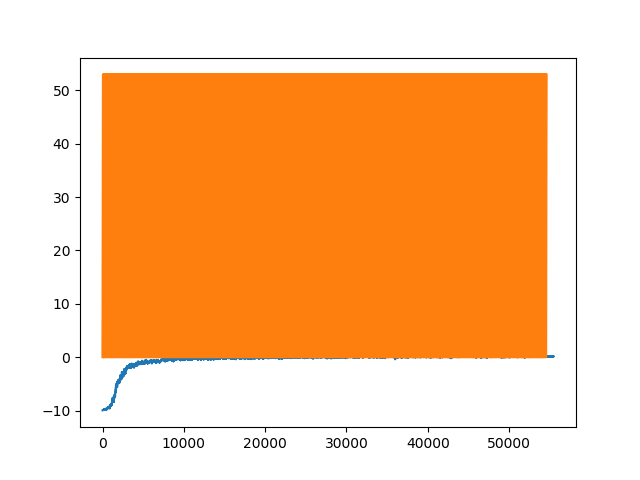

Source code (Python):
import pygame
from Box2D.b2 import (world, polygonShape, staticBody, dynamicBody)
from Box2D.b2 import (edgeShape, circleShape, fixtureDef, polygonShape, revoluteJointDef, contactListener)
import numpy as np
import random
#import os
#os.environ['SDL_VIDEODRIVER'] = 'dummy'

SCREEN_WIDTH = 320
SCREEN_HEIGHT = 320
screen = pygame.display.set_mode((SCREEN_WIDTH, SCREEN_HEIGHT), pygame.DOUBLEBUF)
pygame.display.set_caption('test')
clock = pygame.time.Clock()
PPM = 1
SCALE = PPM
TARGET_FPS = 1000
TIME_STEP = 1.0 / TARGET_FPS

def get_game_screen(screen):

    screen = np.rot90(pygame.surfarray.array3d(screen))[::-1]
    return screen


class Environment:

    def __init__(self):
        self.body_list = []
        self.world = world(gravity=(0, -100), sleep=False)
        self.colour_list = []

        self.possible_actions = [self.move_up, self.move_down, self.move_left, self.move_right, self.rot_left]
        num_actions = len(self.possible_actions)
        self.action_space = np.linspace(0, num_actions - 1, num_actions)
        print(self.action_space)
        base_state = self.reset()
        self.observation_space = np.asarray(base_state)

    def sample(self):
        return random.randint(0, len(self.action_space)-1)

    def add_box(self, position, density, friction, angle, size):
        self.body_list.append(self.world.CreateDynamicBody(position=position, angle=angle))
        box = self.body_list[-1].CreatePolygonFixture(box=size, density=density, friction=friction)
        self.colour_list.append((150, 150, 150, 150))

    def reset(self):
        self.obj_type = 5
        self.timer = 0
        self.trigger = 'stop'
        self.curr_grab = 1000
        self.curr_right = 0
        self.consecutive_wait = 0
        self.dist_from_obj = 0
        self.dist_from_pos = 0
        self.colour_list = []
        self.obj_type = 6
        self.lift_reward = [0.1]*10
        self.max_height = 200
        for i_body in range(len(self.body_list)):
            if i_body != 0:
                self.world.DestroyBody(self.body_list[i_body])
        self.body_list = []
        self.ground_body = self.world.CreateStaticBody(
            position=(160, 0),
            shapes=polygonShape(box=(160, 7.5)),
            angle=0
        )
        self.wall_body1 = self.world.CreateStaticBody(
            position=(320, 80),
            shapes=polygonShape(box=(7.5, 320)),
            angle=0
        )
        self.wall_body2 = self.world.CreateStaticBody(
            position=(0, 80),
            shapes=polygonShape(box=(7.5, 320)),
            angle=0
        )
        self.wall_body3 = self.world.CreateStaticBody(
            position=(100000, 0),
            shapes=polygonShape(box=(5, 70)),
            angle=0
        )
        self.roof = self.world.CreateStaticBody(
            position=(160, 320),
            shapes=polygonShape(box=(160, 7.5)),
            angle=0
        )
        pos1 = np.random.uniform(15, 130)
        pos2 = np.random.uniform(280, 310)
        self.arm = self.world.CreateDynamicBody(
            position=(pos1, 315),
            shapes=polygonShape(box=(6, 12)),
            angle=0
        )
        self.grab = self.world.CreateDynamicBody(
            position=(pos1, pos2),
            shapes=polygonShape(box=(6, 6)),
            angle=0,
            fixedRotation=True,
        )
        self.grab.CreatePolygonFixture(box=(6,6), density=0.1, friction=0)
        self.stick = self.world.CreateDynamicBody(
            position=(pos1, pos2),
            shapes=polygonShape(box=(40, 6)),
            angle=0,
        )
        self.stick.CreatePolygonFixture(box=(40,6), density=0.1, friction=0)
        offset = 2.5
        DENSITY_2 = 0.1
        FRICTION = 10
        if self.obj_type == 5:
            OBJ_2 = [(-40,30),(-10,30),(-10,20),(-40,20)]
            OBJ_3 = [(-40,-20),(-10,-20),(-10,-30),(-40,-30)]
        else:
            OBJ_2 = [(-40,30),(-10,30),(-10,10),(-40,10)]
            OBJ_3 = [(-40,-10),(-10,-10),(-10,-30),(-40,-30)]
        OBJ_1 = [(-10,30),(10,30),(10,-30),(-10,-30)]
        OBJ_4 = [(10,10),(40,10),(40,-10),(10,-10)]
        OBJ_5 = [(-40,-5),(-10,-5),(-10,5),(-40,5)]
        definedFixturesObj_1 = fixtureDef(shape=polygonShape(vertices=[ (x / SCALE,y / SCALE) for x,y in OBJ_1 ]),
            density=DENSITY_2,
            friction=FRICTION,
            restitution=0.0)

        definedFixturesObj_2 = fixtureDef(shape=polygonShape(vertices=[ (x / SCALE,y / SCALE) for x,y in OBJ_2 ]),
            density=DENSITY_2,
            friction=FRICTION,
            restitution=0.0)

        definedFixturesObj_3 = fixtureDef(shape=polygonShape(vertices=[ (x / SCALE,y / SCALE) for x,y in OBJ_3 ]),
            density=DENSITY_2,
            friction=FRICTION,
            restitution=0.0)

        definedFixturesObj_4 = fixtureDef(shape=polygonShape(vertices=[ (x / SCALE,y / SCALE) for x,y in OBJ_4 ]),
            density=DENSITY_2,
            friction=FRICTION,
            restitution=0.0)
        definedFixturesObj_5 = fixtureDef(shape=polygonShape(vertices=[ (x / SCALE,y / SCALE) for x,y in OBJ_5 ]),
            density=DENSITY_2,
            friction=FRICTION,
            restitution=0.0)
        if self.obj_type == 1:
            fixturesListObj = [definedFixturesObj_1, definedFixturesObj_2, definedFixturesObj_3, definedFixturesObj_4]
        elif self.obj_type == 2:
            fixturesListObj = [definedFixturesObj_1, definedFixturesObj_3, definedFixturesObj_4]
        elif self.obj_type == 3:
            fixturesListObj = [definedFixturesObj_1, definedFixturesObj_2, definedFixturesObj_4]
        elif self.obj_type == 4:
            fixturesListObj = [definedFixturesObj_1, definedFixturesObj_2, definedFixturesObj_3]
        elif self.obj_type == 5:
            fixturesListObj = [definedFixturesObj_1, definedFixturesObj_2, definedFixturesObj_3, definedFixturesObj_5]

        self.object = self.world.CreateDynamicBody(position = ( random.randint(40, 280),40 ),
            angle=0,
            angularDamping = 10,
            linearDamping = 1,
            fixtures = fixturesListObj)

        self.object.mass=1000

        self.prev_grab_pos = self.grab.position.copy()

        self.h_pj = self.world.CreatePrismaticJoint(
            bodyA=self.wall_body2,
            bodyB=self.arm,
            anchor=(self.wall_body2.worldCenter[0], self.wall_body2.worldCenter[1]),
            axis=(1, 0),
            lowerTranslation=-100000,
            upperTranslation=1000000,
            enableLimit=True,
            motorSpeed=0,
            maxMotorForce=5000000000000000000000,
            enableMotor=True,
        )
        self.v_pj = self.world.CreatePrismaticJoint(
            bodyA=self.arm,
            bodyB=self.grab,
            anchor=(self.grab.worldCenter[0], self.grab.worldCenter[1]),
            axis=(0, 1),
            lowerTranslation=-100000,
            upperTranslation=0,
            enableLimit=True,
            motorSpeed=0,
            maxMotorForce=5000000000000000000000,
            enableMotor=True,
        )
        self.a_rj = self.world.CreateRevoluteJoint(
                bodyA=self.grab,
                bodyB=self.stick,
                anchor=self.stick.worldCenter,
                maxMotorTorque = 100000000,
                motorSpeed = 0,
                enableMotor = True,
                collideConnected = False,
                )
        self.colour_list.append((255, 255, 255, 255))
        self.colour_list.append((255, 255, 255, 255))
        self.colour_list.append((255, 255, 255, 255))
        self.colour_list.append((255, 255, 255, 255))
        self.colour_list.append((255, 255, 255, 255))
        self.colour_list.append((150, 200, 150, 200))
        self.colour_list.append((200, 150, 200, 150))
        self.colour_list.append((200, 150, 200, 150))
        self.body_list = [self.ground_body, self.wall_body1, self.wall_body2, self.roof, self.arm,
                          self.grab, self.object, self.stick]





        self.reward_list = [1] * len(self.body_list)

        self.update_screen()
        self.state1 = get_game_screen(screen)
        return self.state1

    def move_left(self):
        self.trigger = 'left'
        return 0

    def move_right(self):
        self.trigger = 'right'
        return 0

    def move_up(self):
        self.trigger = 'up'
        return 0


    def move_down(self):
        self.trigger = 'down'
        return 0

    def rot_left(self):
        self.trigger = 'rot_left'
        return 0

    def rot_right(self):
        self.trigger = 'rot_left'
        return 0

    def activate_trigger(self):
        if self.trigger == 'left':
            self.v_pj.motorSpeed = 0
            self.h_pj.motorSpeed = -700
            self.a_rj.motorSpeed = 0
            return -0.01

        elif self.trigger == 'right':
            self.v_pj.motorSpeed = 0
            self.h_pj.motorSpeed = 700
            self.a_rj.motorSpeed = 0
            return -0.01

        elif self.trigger == 'up':
            self.v_pj.motorSpeed = 700
            self.h_pj.motorSpeed = 0
            self.a_rj.motorSpeed = 0
            return -0.01

        elif self.trigger == 'down':
            self.v_pj.motorSpeed = -700
            self.h_pj.motorSpeed = 0
            self.a_rj.motorSpeed = 0
            return -0.01
        elif self.trigger == 'rot_left':
            self.v_pj.motorSpeed = 0
            self.h_pj.motorSpeed = 0
            self.a_rj.motorSpeed = 10
            return -0.01
        elif self.trigger == 'rot_right':
            self.v_pj.motorSpeed = 0
            self.h_pj.motorSpeed = 0
            self.a_rj.motorSpeed = -10
            return -0.01
        return -0.01

    def destroy_joint(self):
        try:
            self.world.DestroyJoint(self.grabber_joint)
            del self.grabber_joint
            self.colour_list[self.curr_grab] = (150, 150, 150, 150)
            self.curr_grab = 1000
        except:
            pass

    def step(self, action):
        self.timer += 1
        reward = 0
        self.possible_actions[int(action)]()

        reward += self.activate_trigger()
        for i in range(10):
            self.world.Step(TIME_STEP, 10, 10)
        self.update_screen()
        total_state = get_game_screen(screen)

        if self.timer >= 1000:
            self.destroy_joint()
            return total_state, 0, True, 'grab'
        compare_height = 60
        heights = np.linspace(60,self.max_height-10,len(self.lift_reward))
        for i, combo in enumerate(zip(self.lift_reward, heights)):
            l_reward, height = combo
            if self.object.position[1] >= height:
                reward += l_reward
                self.lift_reward[i] = 0
        if self.object.position[1] < self.max_height:
            return total_state, reward, False, 'grab'
        else:

            self.destroy_joint()
            return total_state, reward, True, 'grab'

    def update_screen(self):
        screen.fill((70, 70, 70, 70))
        for event in pygame.event.get():
            if event.type == pygame.QUIT:
                sys.exit()
            elif event.type == pygame.KEYDOWN:
                if event.key == pygame.K_c and pygame.key.get_mods() & pygame.KMOD_CTRL:
                    sys.exit()
        for iterator, body in enumerate(self.body_list):
            for fixture in body.fixtures:
                # The fixture holds information like density and friction,g
                # and also the shape.
                shape = fixture.shape

                # Naively assume that this is a polygon shape. (not good normally!)
                # We take the body's transform and multiply it with each
                # vertex, and then convert from meters to pixels with the scale
                # factor.
                vertices = [(body.transform * v) * PPM for v in shape.vertices]

                # But wait! It's upside-down! Pygame and Box2D orient their
                # axes in different ways. Box2D is just like how you learned
                # in high school, with positive x and y directions going
                # right and up. Pygame, on the other hand, increases in the
                # right and downward directions. This means we must flip
                # the y components.
                vertices = [(v[0], SCREEN_HEIGHT - v[1]) for v in vertices]

                pygame.draw.polygon(screen, self.colour_list[iterator], vertices)
                pygame.draw.polygon(screen, (0, 0, 0, 0), vertices, 1)
        self.world.Step(TIME_STEP, 10, 10)

        # Flip the screen and try to keep at the target FPS
        pygame.display.flip()


import random
import torchvision.transforms as T
from PIL import Image
import torch
import torch.nn as nn
import torch.nn.functional as F
import torch.autograd as autograd
import numpy as np
import pickle
from collections import deque

import math
from torch.nn import _reduction as _Reduction
import itertools
import matplotlib.pyplot as plt
#from tensorboardcolab import TensorBoardColab

from torch.nn.init import normal_


class ExplorationExploitationScheduler(object):
    """Determines an action according to an epsilon greedy strategy with annealing epsilon"""
    def __init__(self, eps_initial=1, eps_final=0.1, eps_final_frame=0.01,
                 eps_evaluation=0.0, eps_annealing_frames=1500000,
                 replay_memory_start_size=50000, max_frames=10000000):
        """
        Args:
            DQN: A DQN object
            n_actions: Integer, number of possible actions
            eps_initial: Float, Exploration probability for the first
                replay_memory_start_size frames
            eps_final: Float, Exploration probability after
                replay_memory_start_size + eps_annealing_frames frames
            eps_final_frame: Float, Exploration probability after max_frames frames
            eps_evaluation: Float, Exploration probability during evaluation
            eps_annealing_frames: Int, Number of frames over which the
                exploration probabilty is annealed from eps_initial to eps_final
            replay_memory_start_size: Integer, Number of frames during
                which the agent only explores
            max_frames: Integer, Total number of frames shown to the agent
        """

        self.eps_initial = eps_initial
        self.eps_final = eps_final
        self.eps_final_frame = eps_final_frame
        self.eps_evaluation = eps_evaluation
        self.eps_annealing_frames = eps_annealing_frames
        self.replay_memory_start_size = replay_memory_start_size
        self.max_frames = max_frames

        # Slopes and intercepts for exploration decrease
        self.slope = -(self.eps_initial - self.eps_final)/self.eps_annealing_frames
        self.intercept = self.eps_initial - self.slope*self.replay_memory_start_size
        self.slope_2 = -(self.eps_final - self.eps_final_frame)/(self.max_frames - self.eps_annealing_frames - self.replay_memory_start_size)
        self.intercept_2 = self.eps_final_frame - self.slope_2*self.max_frames

    def get_eps(self,  frame_number, evaluation=False):
        """
        Args:
            session: A tensorflow session object
            frame_number: Integer, number of the current frame
            state: A (84, 84, 4) sequence of frames of an Atari game in grayscale
            evaluation: A boolean saying whether the agent is being evaluated
        Returns:
            An integer between 0 and n_actions - 1 determining the action the agent perfoms next
        """
        if evaluation:
            eps = self.eps_evaluation
        elif frame_number < self.replay_memory_start_size:
            eps = self.eps_initial
        elif frame_number >= self.replay_memory_start_size and frame_number < self.replay_memory_start_size + self.eps_annealing_frames:
            eps = self.slope*frame_number + self.intercept
        elif frame_number >= self.replay_memory_start_size + self.eps_annealing_frames:
            eps = self.slope_2*frame_number + self.intercept_2

        return eps

class BasicBuffer(object):
    """Replay Memory that stores the last size=1,000,000 transitions"""
    def __init__(self, max_size=1000000, frame_height=84, frame_width=84,
                 agent_history_length=4, batch_size=32):
        """
        Args:
            size: Integer, Number of stored transitions

            frame_height: Integer, Height of a frame of an Atari game
            frame_width: Integer, Width of a frame of an Atari game
            agent_history_length: Integer, Number of frames stacked together to create a state
            batch_size: Integer, Number if transitions returned in a minibatch
        """
        self.size = max_size
        self.frame_height = frame_height
        self.frame_width = frame_width
        self.agent_history_length = agent_history_length
        self.batch_size = batch_size
        self.count = 0
        self.current = 0
        self.length = 0

        # Pre-allocate memory
        self.actions = np.empty(self.size, dtype=np.int32)
        self.rewards = np.empty(self.size, dtype=np.float32)
        self.frames = np.empty((self.size, self.frame_height, self.frame_width), dtype=np.uint8)
        self.terminal_flags = np.empty(self.size, dtype=np.bool)

        # Pre-allocate memory for the states and new_states in a minibatch
        self.states = np.empty((self.batch_size, self.agent_history_length,
                                self.frame_height, self.frame_width), dtype=np.uint8)
        self.new_states = np.empty((self.batch_size, self.agent_history_length,
                                    self.frame_height, self.frame_width), dtype=np.uint8)
        self.indices = np.empty(self.batch_size, dtype=np.int32)

    def push(self, frame, action, reward,  terminal):
        """
        Args:
            action: An integer between 0 and env.action_space.n - 1
                determining the action the agent perfomed
            frame: A (84, 84, 1) frame of an Atari game in grayscale
            reward: A float determining the reward the agent received for performing an action
            terminal: A bool stating whether the episode terminated
        """

        if frame.shape != (self.frame_height, self.frame_width):
            raise ValueError('Dimension of frame is wrong!')
        self.actions[self.current] = action
        self.frames[self.current, ...] = frame
        self.rewards[self.current] = reward
        self.terminal_flags[self.current] = terminal
        self.count = max(self.count, self.current+1)
        self.current = (self.current + 1) % self.size
        if self.length < self.size:
          self.length += 1

    def _get_state(self, index):
        if self.count is 0:
            raise ValueError("The replay memory is empty!")
        if index < self.agent_history_length - 1:
            raise ValueError("Index must be min 3")
        return self.frames[index-self.agent_history_length+1:index+1, ...]

    def _get_valid_indices(self):
        for i in range(self.batch_size):
            while True:
                index = random.randint(self.agent_history_length, self.count - 1)
                if index < self.agent_history_length:
                    continue
                if index >= self.current and index - self.agent_history_length <= self.current:
                    continue
                if self.terminal_flags[index - self.agent_history_length:index].any():
                    continue
                break
            self.indices[i] = index

    def sample(self, batch_size):
        """
        Returns a minibatch of self.batch_size = 32 transitions
        """
        if self.count < self.agent_history_length:
            raise ValueError('Not enough memories to get a minibatch')

        self._get_valid_indices()

        for i, idx in enumerate(self.indices):
            self.states[i] = self._get_state(idx - 1)
            self.new_states[i] = self._get_state(idx)
        return self.states, self.actions[self.indices], self.rewards[self.indices], self.new_states, self.terminal_flags[self.indices]

    def __len__(self):
        return self.length




class StateHolder:

    def __init__(self, number_screens=4):
        self.first_action = True
        self.number_screens = number_screens

    def push(self, screen):
        if self.first_action:
            screen = screen[np.newaxis, ...]
            self.state = screen
            for number in range(self.number_screens-1):
                self.state = np.concatenate((self.state, screen), axis=0)
            self.first_action = False
        else:
            screen = screen[np.newaxis, ...]
            self.state = np.concatenate((self.state, screen), axis=0)[1:]

    def get(self):
        return self.state

    def reset(self):
        self.first_action = True
        self.state = torch.ByteTensor(1, 84, 84).to(device)

class DuelingDQN(nn.Module):
    def __init__(self, input_shape, n_actions):
        super(DuelingDQN, self).__init__()
        self.conv1 = nn.Conv2d(input_shape[0], 32, kernel_size=8, stride=4)
        nn.init.kaiming_normal_(self.conv1.weight, nonlinearity='relu')
        nn.init.constant_(self.conv1.bias, 0)

        self.conv2 = nn.Conv2d(32, 64, kernel_size=4, stride=2)
        nn.init.kaiming_normal_(self.conv2.weight, nonlinearity='relu')
        nn.init.constant_(self.conv2.bias, 0)

        self.conv3 = nn.Conv2d(64, 64, kernel_size=3, stride=1)
        nn.init.kaiming_normal_(self.conv3.weight, nonlinearity='relu')
        nn.init.constant_(self.conv3.bias, 0)

        self.conv4 = nn.Conv2d(64, 1024, kernel_size=7, stride=1)
        nn.init.kaiming_normal_(self.conv4.weight, nonlinearity='relu')
        nn.init.constant_(self.conv4.bias, 0)
        # add comment
        self.fc_value = nn.Linear(512, 1)
        nn.init.kaiming_normal_(self.fc_value.weight, nonlinearity='relu')
        self.fc_advantage = nn.Linear(512, n_actions)
        nn.init.kaiming_normal_(self.fc_advantage.weight, nonlinearity='relu')

    def forward(self, x):
        x = x / 255
        x = F.relu(self.conv1(x))
        x = F.relu(self.conv2(x))
        x = F.relu(self.conv3(x))
        x = F.relu(self.conv4(x))
        # add comment
        x_value = x[:,:512,:,:].view(-1,512)
        x_advantage = x[:,512:,:,:].view(-1,512)
        x_value = self.fc_value(x_value)
        x_advantage = self.fc_advantage(x_advantage)
        # add comment
        q_value = x_value + x_advantage.sub(torch.mean(x_advantage, 1)[:, None])
        return q_value



class DoubleDQNAgent:

    def __init__(self, learning_rate=0.00001, gamma=0.99, buffer_size=200000):
        self.frame = 0
        self.learning_rate = learning_rate
        self.gamma = gamma
        self.replay_buffer = BasicBuffer(max_size=buffer_size)
        self.epsilon = 0.9999

        self.device = torch.device("cuda")
        init_state = env.reset()
        #init_state = np.moveaxis(init_state, 2, 0)
        init_state = correct_state(init_state)

        init_state = np.asarray([init_state, init_state, init_state, init_state])


        self.model1 = DuelingDQN(init_state.shape, len(env.action_space)).to(self.device)
        self.model2 = DuelingDQN(init_state.shape, len(env.action_space)).to(self.device)
        self.model2.eval()

        self.optimizer1 = torch.optim.Adam(self.model1.parameters(), lr = learning_rate)

        self.loss = nn.SmoothL1Loss()

    def get_action(self, state):
        if np.random.uniform(0, 1) < self.epsilon:

            return env.sample()
        state = torch.FloatTensor(state).float().unsqueeze(0).to(self.device)
        qvals = self.model1(state)
        action = np.argmax(qvals.cpu().detach().numpy())

        return action

    def compute_loss(self, batch):
        states, actions, rewards, next_states, dones = batch
        states = torch.FloatTensor(states).to(self.device)
        actions = torch.LongTensor(actions).to(self.device)
        rewards = torch.FloatTensor(rewards).to(self.device)
        next_states = torch.FloatTensor(next_states).to(self.device)
        dones = torch.FloatTensor(dones).to(self.device)
        actions = actions.view(actions.size(0), 1)
        dones = dones.view(dones.size(0), 1)
        rewards = rewards.view(rewards.size(0), 1)
        state_action_values = self.model1(states).gather(1, actions)


        next_state_values = torch.zeros(batch_size, device=self.device)
        next_state_action = self.model1(next_states).detach().max(1)[1].view(-1,1)
        next_state_values = self.model2(next_states).detach().gather(1, next_state_action).view(-1).unsqueeze(1)


        expected_state_action_values = (next_state_values * self.gamma * (1-dones)) + rewards


        loss = F.smooth_l1_loss(state_action_values, expected_state_action_values)
        '''
        curr_Q1 = self.model1.forward(states).gather(1, actions)
        curr_Q2 = self.model2.forward(states).gather(1, actions)

        next_Q1 = self.model1.forward(next_states)
        next_Q2 = self.model2.forward(next_states)
        max_next_Q, index = torch.max(next_Q1, 1)
        next_Q = next_Q2.gather(1, index.view(-1, 1))



        expected_Q = rewards + self.gamma * next_Q * (1-dones)

        loss1 = F.smooth_l1_loss(curr_Q1, expected_Q.detach())

        loss2 = mse_loss(curr_Q2, expected_Q.detach())
        '''
        return loss

    def update(self, batch_size):
        batch = self.replay_buffer.sample(batch_size)
        loss1= self.compute_loss(batch)
        del batch
        self.optimizer1.zero_grad()
        loss1.backward()
        for param in self.model1.parameters():
            param.grad.data.clamp_(-1, 1)
        self.optimizer1.step()
        '''
        self.optimizer2.zero_grad()
        loss2.backward()
        self.optimizer2.step()
        '''
        return loss1


def correct_state(state):
    normalize = T.Compose(
        [
            T.ToPILImage(),
            T.Grayscale(1),
            T.Resize((84, 84), Image.CUBIC)

        ]
    )

    state = normalize(state)
    return np.array(state, dtype=np.uint8)


curr_agent = 'grab'
max_frames = 30000000
batch_size = 32
episode_rewards = []
asp_dict = {}
env = Environment()
agent_grab = DoubleDQNAgent()
episode_reward = 0
eval_rewards = []
losses = []
exp_eps_sched = ExplorationExploitationScheduler()
start = 0
frame_subtract = 0
#tb = TensorBoardColab()
a = False

with open('episode_rewards_DDQN_rewards_p.pickle', 'rb') as learner:
    episode_rewards = pickle.load(learner)
    print('o')
with open("deepQ_DDQN_p.pickle", 'rb') as learner:
    agent_grab = pickle.load(learner)
    print('o')
with open('episode_rewards_DDQN_eval_rewards_p.pickle', 'rb') as learner:
    eval_rewards = pickle.load(learner)
    print('o')
start = len(episode_rewards) * 1000
state = env.reset()
state1 = correct_state(state)
state2 = state1.copy()
state3 = state2.copy()
state4 = state3.copy()
state = np.asarray([state4, state3, state2, state1])
print('Successfully Loaded Previous Model')

im_num = 0
init_state = state.copy()
num_act = 0
curr_lives = 5
eval_bool = False
im_list = []
agent_grab.epsilon = 0
env.reset()
print('=' * 10)
print('Start')
print('=' * 10)
for frame in range(start, max_frames):
    agent_grab.frame = frame
    action = agent_grab.get_action(state)

    state_out, reward, done, info = env.step(action)
    state4 = state3.copy()
    state3 = state2.copy()
    state2 = state1.copy()
    state1 = correct_state(state_out)
    next_state = np.asarray([state4, state3, state2, state1])
    #im_list.append(Image.fromarray(np.uint8((state1)*255)))

    episode_reward += reward


    if done:




        #im_list[0].save(f'out{im_num}.gif', save_all=True, append_images=im_list[1:], duration = 10)
        im_num += 1
        im_list = []
        curr_agent = 'grab'
        episode_rewards.append(episode_reward)
        if len(episode_rewards) % 1 == 0:
            print('Train Episode Reward: '+ str(np.mean(episode_rewards)))
            print('Current Episode Reward: ' + str(episode_reward))
            print('Frame: ' + str(frame) + '    Episode: ' + str(len(episode_rewards)) + '    Epsilon: ' + str(agent_grab.epsilon))
            #if eval_bool:
             #   tb.save_value('Train Rewards', 'train_rewards', frame, np.mean(episode_rewards[-100:]))

        episode_reward = 0

        state = env.reset()
        state1 = correct_state(state)
        state2 = state1.copy()
        state3 = state2.copy()
        state4 = state3.copy()
        state = np.asarray([state4, state3, state2, state1])

    else:

        state = next_state.copy()
